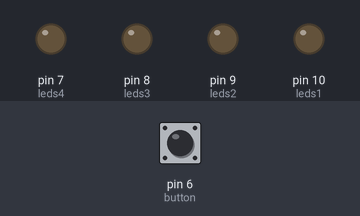
Bench run of a program on a simulated Arduino Uno, built with avr-gcc and run on an emulated ATmega328P. Shown: output pins drawn as LEDs (lit = HIGH). The inputs (shaded band) are chosen by the test bench; at power-on: pin 6 (button) LOW. Random numbers use the default seed unless the program sets one.

Above: at 1.2 s.
1.3 s: pin 6 (button) pulled HIGH for 3.2 s
At 2.1 s:
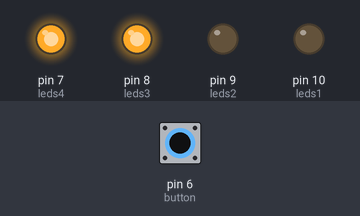
6.8 s: pin 6 (button) pulled HIGH for 3.2 s
At 10.2 s:
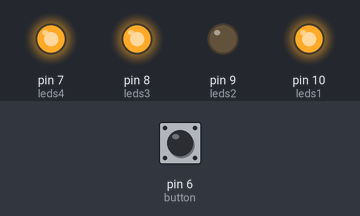
12.3 s: pin 6 (button) pulled HIGH for 0.15 s
At 12.9 s:
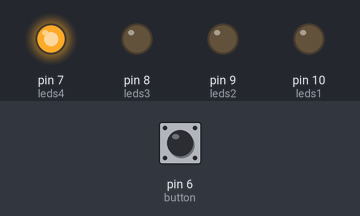
15.4 s: pin 6 (button) pulled HIGH for 1 s
At 17.9 s:
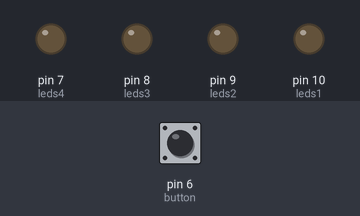
18.9 s: pin 6 (button) pulled HIGH for 3.2 s
At 21.8 s:
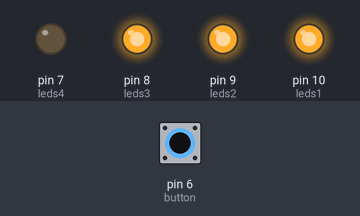
Timing chart, 0 to 24.4 s (numbered marks = the images above; inputs shaded):
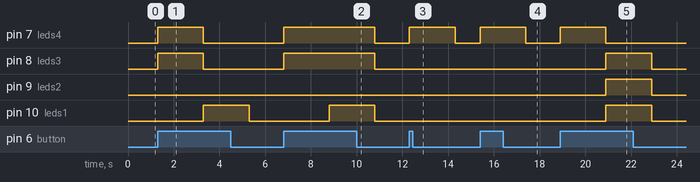

The program:

main.cpp
```cpp
#include <Arduino.h>

#define leds1 10
#define leds2 9
#define leds3 8
#define leds4 7
#define button 6
#define time 2000
int buttonState;
int ran;

void setup() {
  // put your setup code here, to run once:
  pinMode(leds1, OUTPUT);
  pinMode(leds2, OUTPUT);
  pinMode(leds3, OUTPUT);
  pinMode(leds4, OUTPUT);
  pinMode(button, INPUT);
  randomSeed(analogRead(0));
}

void loop() {
  // put your main code here, to run repeatedly:
  buttonState = digitalRead(button);
  if (buttonState == HIGH){
    ran = random(1, 7);
    if (ran == 1){
      digitalWrite (leds4, HIGH);
      delay (time);
    }
    if (ran == 2){
      digitalWrite (leds1, HIGH);
      delay (time);
    }
    if (ran == 3){
      digitalWrite (leds3, HIGH);
      digitalWrite (leds4, HIGH);
      delay (time);
    }
    if (ran == 4){
      digitalWrite (leds1, HIGH);
      digitalWrite (leds3, HIGH);
      delay (time);
    }
    if (ran == 5){
      digitalWrite (leds1, HIGH);
      digitalWrite (leds3, HIGH);
      digitalWrite (leds4, HIGH);
      delay (time);
   }
   if (ran == 6){
      digitalWrite (leds1, HIGH);
      digitalWrite (leds2, HIGH);
      digitalWrite (leds3, HIGH);
      delay (time);
   }
  }
  digitalWrite (leds1, LOW);
  digitalWrite (leds2, LOW);
  digitalWrite (leds3, LOW);
  digitalWrite (leds4, LOW);
}
```

Measured:
- after the input at 1.3 s, pin 7 (leds4), pin 8 (leds3): LOW → HIGH at once, → LOW 2.0 s later; pin 10 (leds1): LOW → HIGH after 2.0 s, → LOW 2.0 s later
- after the input at 6.8 s, pin 7 (leds4), pin 8 (leds3): LOW → HIGH at once, → LOW 4.0 s later; pin 10 (leds1): LOW → HIGH after 2.0 s, → LOW 2.0 s later
- after the input at 12.3 s, pin 7 (leds4): LOW → HIGH at once, → LOW 2.0 s later
- after the input at 15.4 s, pin 7 (leds4): LOW → HIGH at once, → LOW 2.0 s later
- after the input at 18.9 s, pin 7 (leds4): LOW → HIGH at once, → LOW 2.0 s later; pin 8 (leds3), pin 9 (leds2), pin 10 (leds1): LOW → HIGH after 2.0 s, → LOW 2.0 s later
